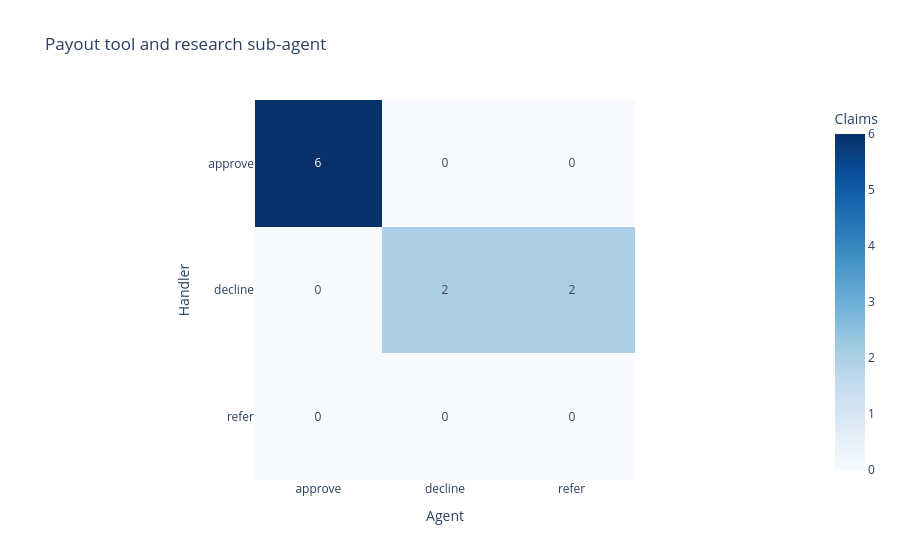

Write notebook code for a chart like this one.
### Code cell
research_table = pd.concat(research_tables, ignore_index=True)
show_confusion_matrix(research_table, "Payout tool and research sub-agent")

### Figure 1 — Plotly figure (JSON) as saved in the notebook; plotly's stock layout.template omitted (floating-point values rounded to 4 significant figures)
{"data": [{"coloraxis": "coloraxis", "hovertemplate": "Agent: %{x}<br>Handler: %{y}<br>Claims: %{z}<extra></extra>", "name": "0", "texttemplate": "%{z}", "type": "heatmap", "x": ["approve", "decline", "refer"], "xaxis": "x", "y": ["approve", "decline", "refer"], "yaxis": "y", "z": [[6, 0, 0], [0, 2, 2], [0, 0, 0]]}], "layout": {"coloraxis": {"autocolorscale": false, "colorbar": {"title": {"text": "Claims"}}, "colorscale": [[0, "rgb(247,251,255)"], [0.125, "rgb(222,235,247)"], [0.25, "rgb(198,219,239)"], [0.375, "rgb(158,202,225)"], [0.5, "rgb(107,174,214)"], [0.625, "rgb(66,146,198)"], [0.75, "rgb(33,113,181)"], [0.875, "rgb(8,81,156)"], [1, "rgb(8,48,107)"]]}, "title": {"text": "Payout tool and research sub-agent"}, "xaxis": {"anchor": "y", "constrain": "domain", "domain": [0, 1], "scaleanchor": "y", "title": {"text": "Agent"}}, "yaxis": {"anchor": "x", "autorange": "reversed", "constrain": "domain", "domain": [0, 1], "title": {"text": "Handler"}}}}
